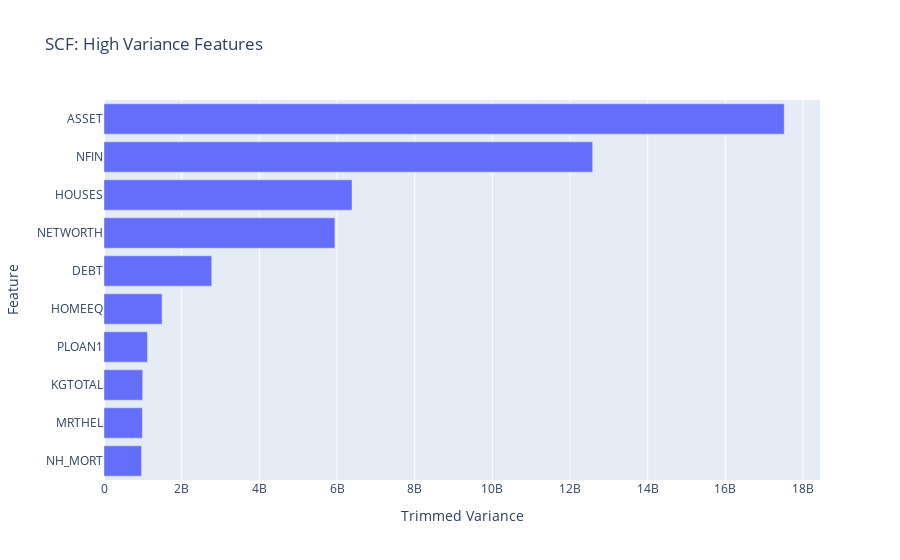

The notebook cell this image was saved under:
### Code cell
# Using plotly
fig = px.bar(
    x=top_ten_trimmed_var,
    y=top_ten_trimmed_var.index,
    title="SCF: High Variance Features"
)
fig.update_layout(xaxis_title="Trimmed Variance", yaxis_title="Feature")

### Figure 1 — Plotly figure (JSON) as saved in the notebook; plotly's stock layout.template omitted (floating-point values rounded to 4 significant figures)
{"data": [{"alignmentgroup": "True", "hovertemplate": "x=%{x}<br>y=%{y}<extra></extra>", "legendgroup": "", "marker": {"color": "#636efa", "pattern": {"shape": ""}}, "name": "", "offsetgroup": "", "orientation": "h", "showlegend": false, "textposition": "auto", "type": "bar", "x": [966200000.0, 988500000.0, 996400000.0, 1121000000.0, 1495000000.0, 2775000000.0, 5947000000.0, 6387000000.0, 12580000000.0, 17520000000.0], "xaxis": "x", "y": ["NH_MORT", "MRTHEL", "KGTOTAL", "PLOAN1", "HOMEEQ", "DEBT", "NETWORTH", "HOUSES", "NFIN", "ASSET"], "yaxis": "y"}], "layout": {"barmode": "relative", "legend": {"tracegroupgap": 0}, "title": {"text": "SCF: High Variance Features"}, "xaxis": {"anchor": "y", "domain": [0, 1], "title": {"text": "Trimmed Variance"}}, "yaxis": {"anchor": "x", "domain": [0, 1], "title": {"text": "Feature"}}}}
